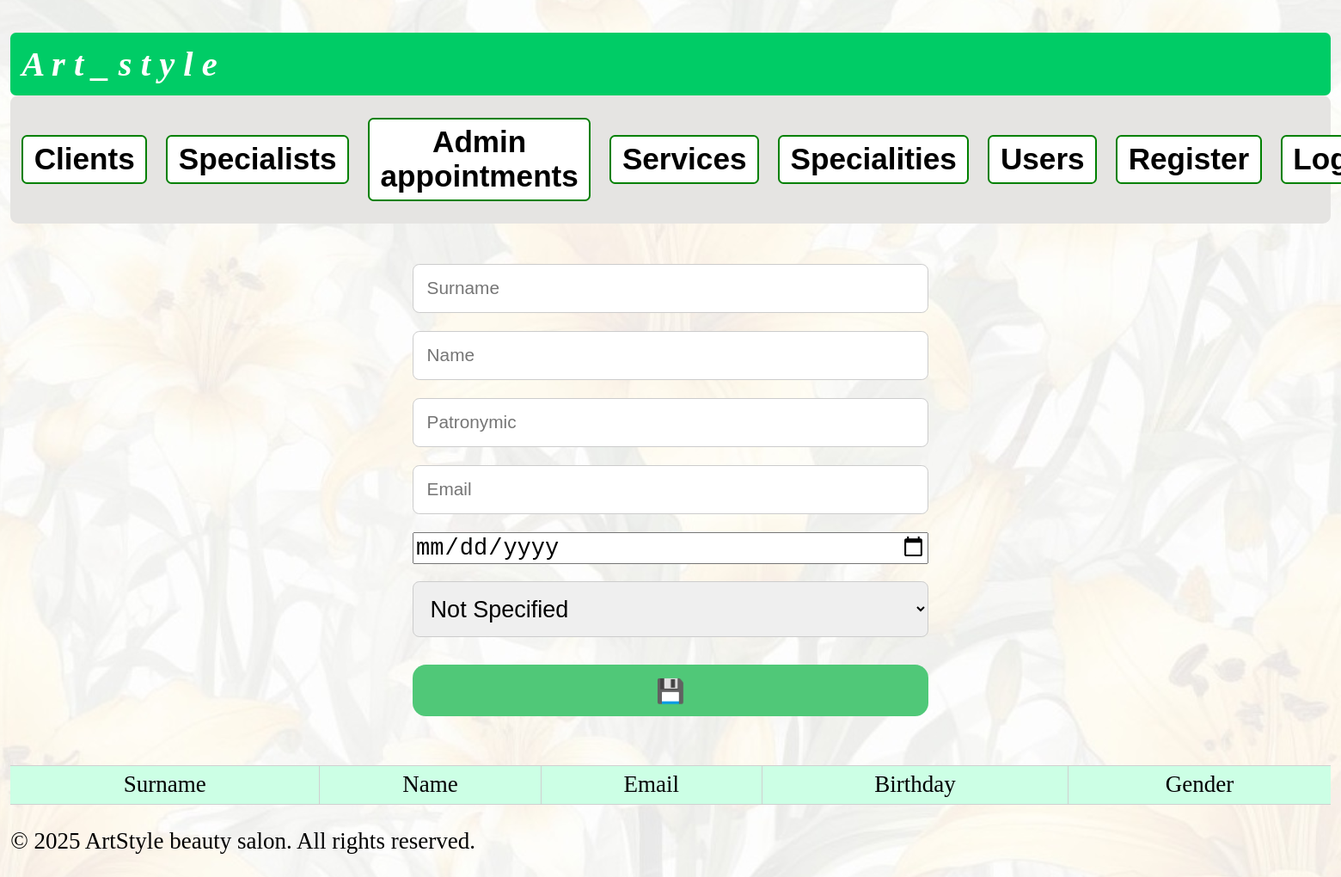
/specialists/ (signed in), run on an earlier commit of the app's database.
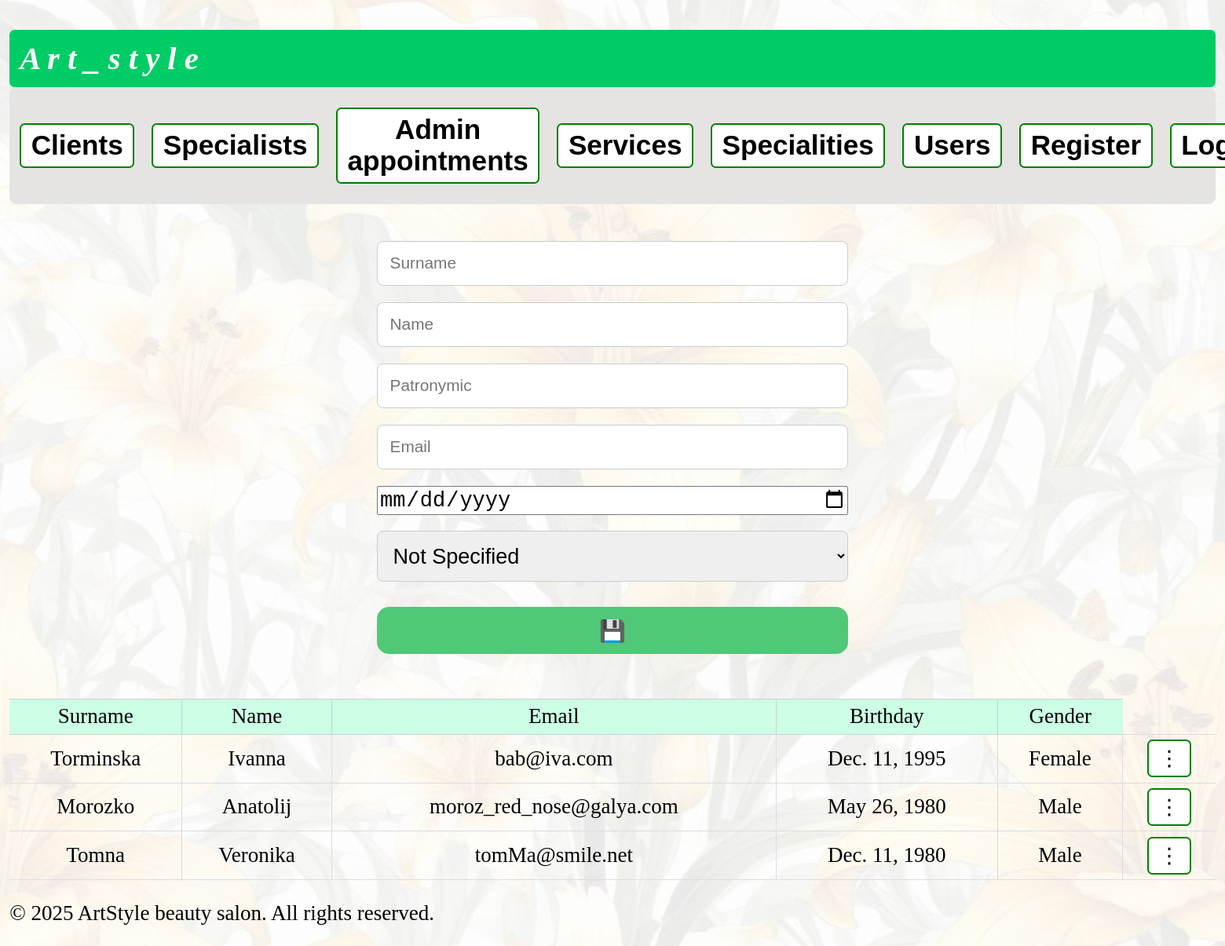
And on a later commit of the database.
### apps/core/models/specialist.py (models this page shows, shortened)
class Specialist(models.Model):
    id = models.AutoField(primary_key=True)  # Autofield - тип поля для id
    surname = models.CharField(max_length=21)
    name = models.CharField(max_length=21)
    patronymic = models.CharField(max_length=21)
    birthday = models.DateField(validators=[validate_not_future])
    email = models.EmailField()
    gender = models.IntegerField(choices=Gender.choices)  # Обираємо всі варіанти з `Gender.choices`
    education = models.TextField(blank=True, null=True) # Worker education, skills and experience
    specialities = models.ManyToManyField("Speciality", related_name="specialists",)
    created_at = models.DateTimeField(
        auto_now_add=True)  # При створенні чи передачі даних моделі дата і час будуть записуватись в це поле
    updated_at = models.DateTimeField(auto_now=True)
    clients = models.ManyToManyField(Client, related_name="specialists")
    contacts = models.ManyToManyField("Contact", related_name="specialists")

### apps/core/views.py (the view, shortened to what this page needs)
# urls.py: path('specialists/', views.specialists, name='specialists'),
@require_http_methods(['GET', 'POST'])
def specialists(request):
    context = {
        'specialist_list': Specialist.objects.all(),
        'gender_choices': Gender,
    }
    return render(request, 'core/pages/specialists.html', context) #

### apps/core/templates/core/pages/specialists.html (shortened to what this page needs)
{% extends "base.html" %}
{% block content %}
<div class="container">
    <form action="{% url 'core:specialists' %}" method="post" class="form-flex">
        <input type="text" name="surname" placeholder="Surname">
        <input type="text" name="name" placeholder="Name">
        <input type="text" name="patronymic" placeholder="Patronymic">
        <input type="text" name="email" placeholder="Email">
        <input type="date" name="birthday">
        <select name="gender" id="gender">
            {% for gender in gender_choices %}
                <option value="{{gender.value}}">{{gender.label}}</option>
            {% endfor %}
        </select>
        <button type="submit">💾</button>
    </form>
</div>
<div class="container">
    <table class="form-container">
        <tr>
            <th>Surname</th>
            <th>Name</th>
            <th>Email</th>
            <th>Birthday</th>
            <th>Gender</th>
        </tr>
        {% for specialist in specialist_list %}
        <tr>
            <td>{{ specialist.surname }}</td>
            <td>{{ specialist.name }}</td>
            <td>{{ specialist.email }}</td>
            <td>{{ specialist.birthday }}</td>
            <td>{{ specialist.get_gender_display }}</td> {% comment %} Getting method of choices {% endcomment %}
            <td><a href="{% url 'core:specialist_details' specialist.id %}">⋮</a></td>
        <tr>
        {% endfor %}
    </table>
</div>
{% endblock content %}

What changed in the data, as far as the page shows it:
added Specialist: surname "Torminska", name "Ivanna", email "bab@iva.com", birthday "Dec. 11, 1995", gender "Female"
added Specialist: surname "Morozko", name "Anatolij", email "moroz_red_nose@galya.com", birthday "May 26, 1980", gender "Male"
added Specialist: surname "Tomna", name "Veronika", email "tomMa@smile.net", birthday "Dec. 11, 1980", gender "Male"
